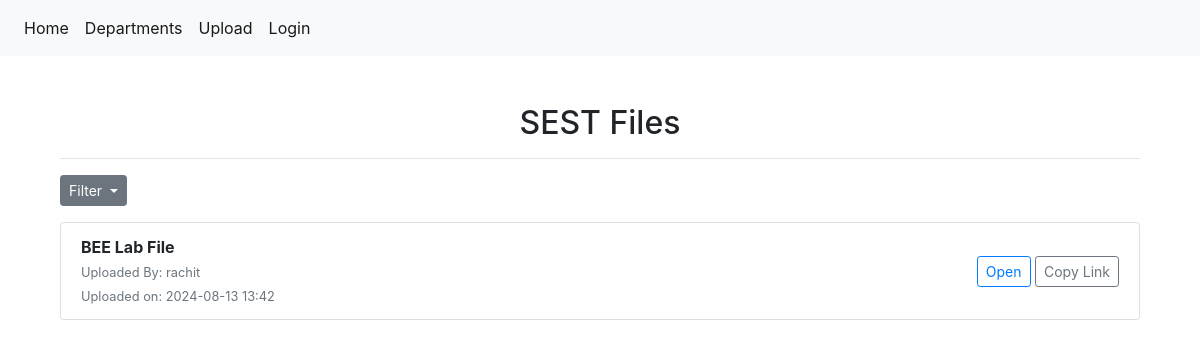
Screenshot of /department/SEST?filter=approved with the database file from the repository.
### library/models.py (models this page shows, shortened)
class File(models.Model):
        file_name = models.CharField(max_length=255)
        file_department = models.CharField(max_length=255)
        file_path = models.FileField(upload_to='uploads/')
        file_status = models.BooleanField(default=False)
        uploaded_by = models.ForeignKey(User, on_delete=models.SET_NULL, null=True, blank=True)
        uploaded_at = models.DateTimeField(auto_now_add=True)

### library/views.py (the view)
# urls.py: path("department/<str:department_>", views.department, name='library_department'),
def department(request,department_):
    filter_status = request.GET.get('filter', 'all')
    if filter_status == 'approved':
        files = File.objects.filter(file_department=department_, file_status=True)
    elif filter_status == 'unapproved':
        files = File.objects.filter(file_department=department_, file_status=False)
    else:
        files = File.objects.filter(file_department=department_)
    return render(request, 'library/department.html', {'files':files, 'department': department_})

### library/templates/library/department.html (shortened to what this page needs)
{% extends "library/base.html" %}
{% block content %}
<div class="container my-5">
    <h2 class="text-center">{{ department }} Files</h2>
    <hr>
    <div class="btn-group">
        <button class="btn btn-secondary btn-sm dropdown-toggle" type="button" data-toggle="dropdown" aria-haspopup="true" aria-expanded="false">
          Filter
        </button>
    </div>
    {% if files %}
        <ul class="list-group">
            {% for file in files %}
                <li class="list-group-item d-flex justify-content-between align-items-center">
                    <div>
                        <strong>{{ file.file_name }}</strong><br>
                            {% if file.uploaded_by == None %}
                            <small class="text-muted">Uploaded By: Deleted User</small><br>
                            {% else %}
                            <small class="text-muted">Uploaded By: {{ file.uploaded_by }}</small><br>
                            {% endif %}
                        <small class="text-muted">Uploaded on: {{ file.uploaded_at|date:"Y-m-d H:i" }}</small>
                    </div>
                    <div>
                        {% if file.file_status %}
                            <a href="{{ file.file_path.url }}" class="btn btn-outline-primary btn-sm">Open</a>
                            <a href="#" class="btn btn-outline-secondary btn-sm" onclick="copyLink('{{ file.file_path.url }}')">Copy Link</a>
                        {% else %}
                            <span class="badge badge-warning">Pending Approval</span>
                        {% endif %}
                    </div>
                </li>
            {% endfor %}
        </ul>
    {% else %}
        <p class="text-center">No files found for this department.</p>
    {% endif %}
</div>
{% endblock %}

### rows the page displays
File: file_department "SEST", file_name "BEE Lab File", uploaded_by "rachit", uploaded_at "2024-08-13 13:42"
